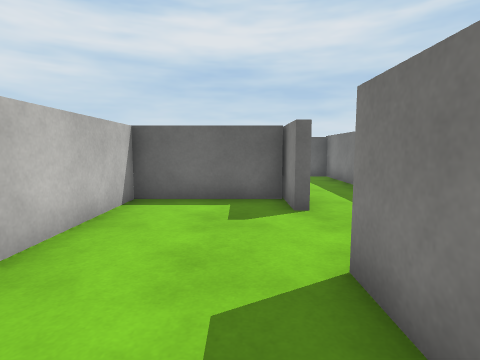
view 1 (above)

24 first-person views from a walk through a Unity game level. The camera is 1.2 m above the floor, tilts 6° down and sees 80° across. The floor is counted in squares, 1 m on a side. Each view is taken from the middle of a square. On the plan, view 1 faces up. The plan holds only what a view shows up to about 13 squares ahead; the rest is blank. Some surface patterns are stand-ins.

view 2
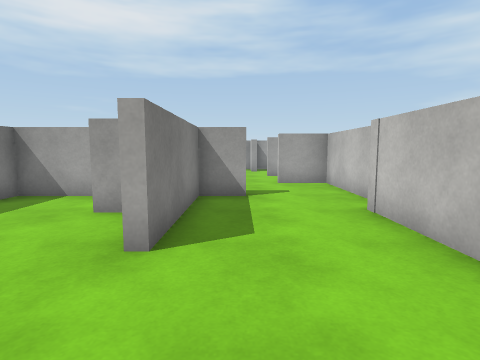

view 3
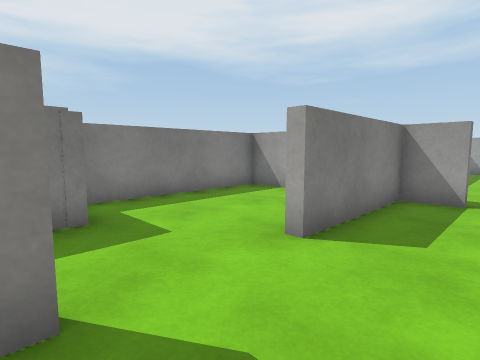

view 4
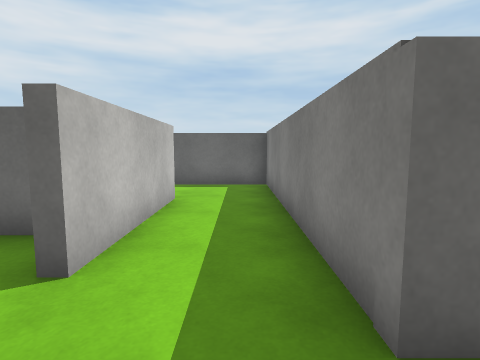

view 5
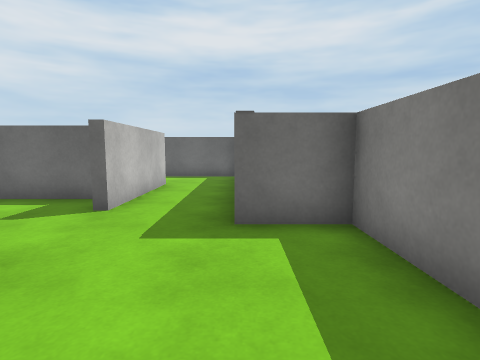

view 6
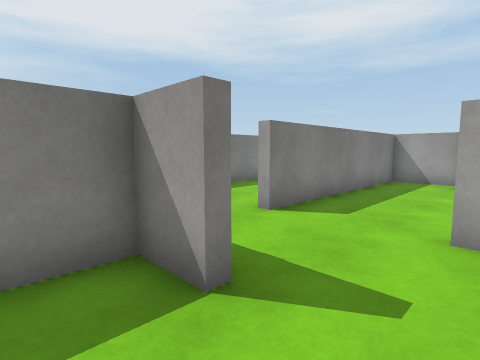

view 7
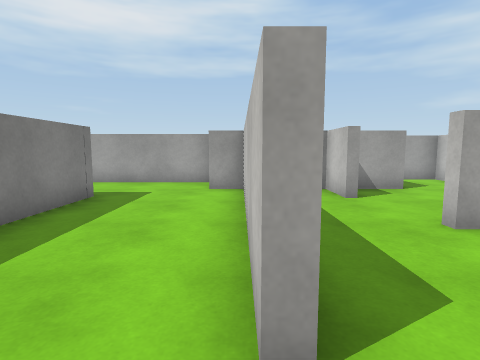

view 8
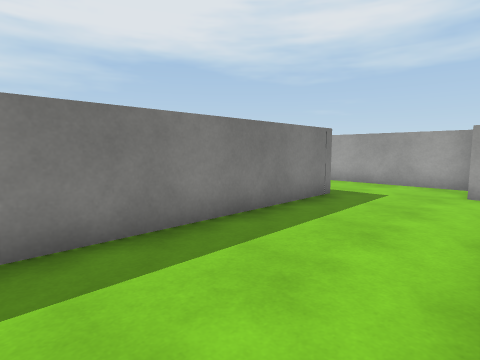

view 9
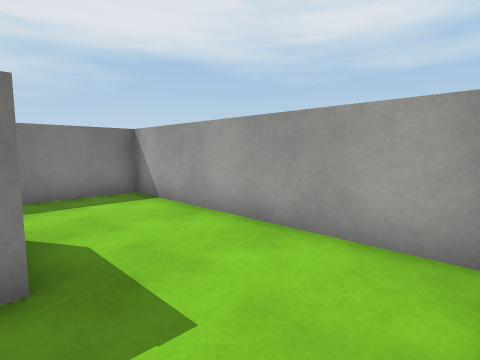

view 10
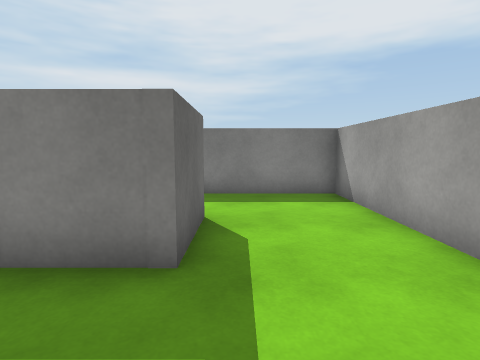

view 11
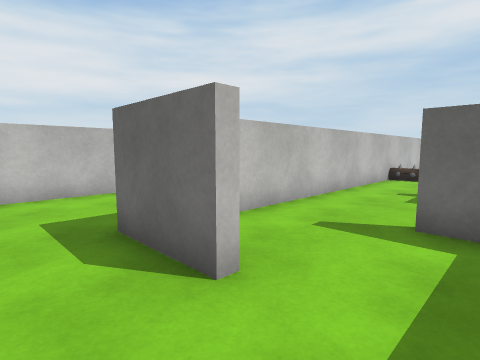

view 12
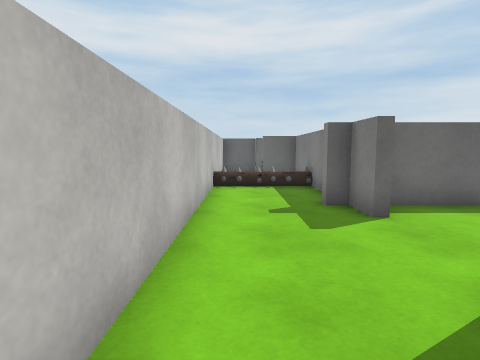

view 13
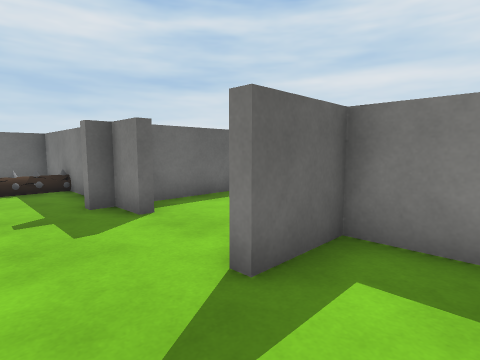

view 14
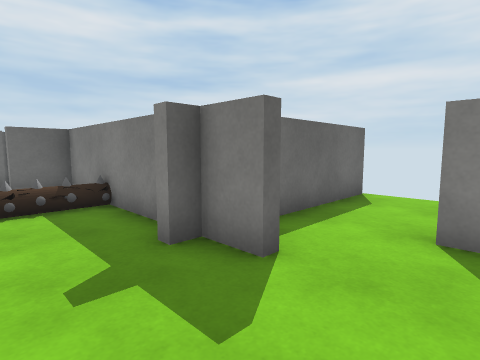

view 15
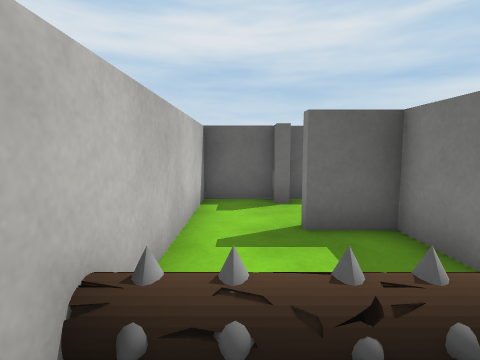

view 16
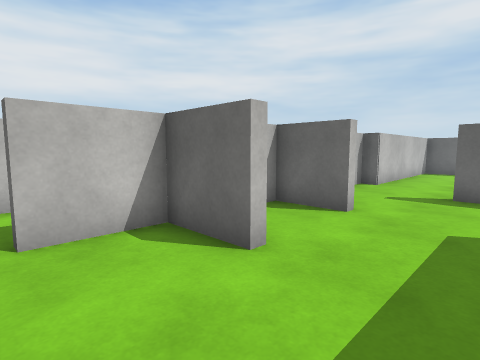

view 17
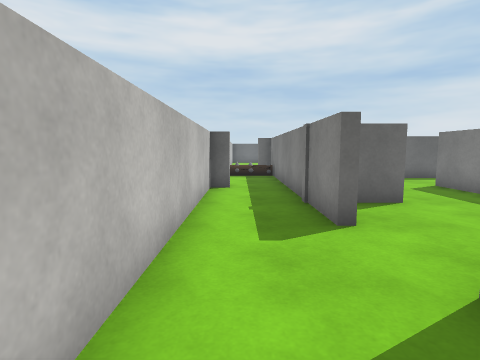

view 18
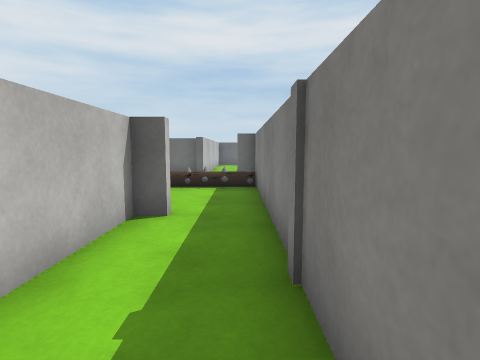

view 19
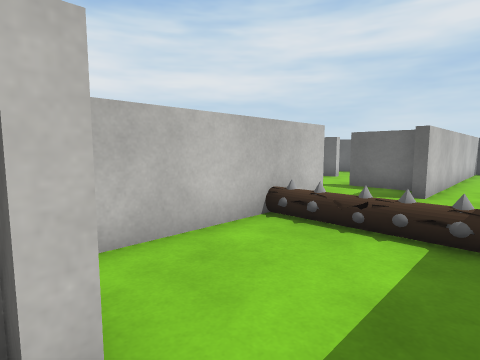

view 20
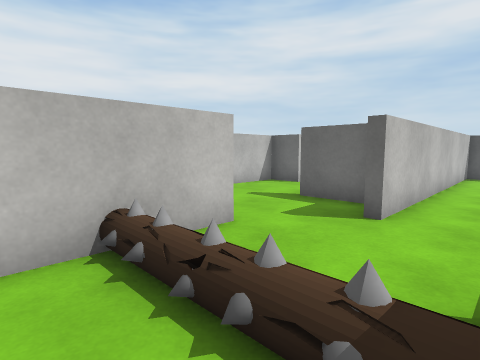

view 21
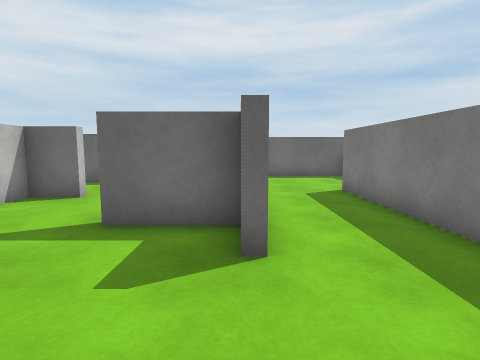

view 22
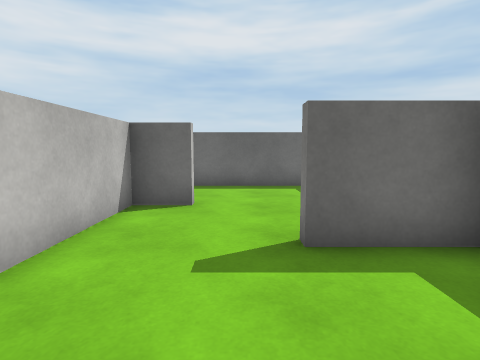

view 23
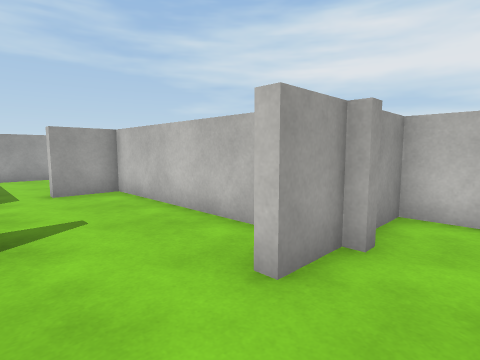

view 24
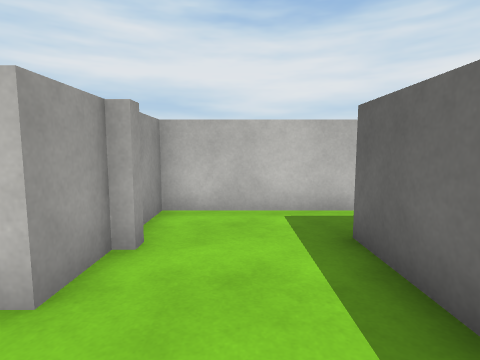

### Floor plan
Points are (right, up) in squares from view 1. A wall is a line through its corners. A room is listed if a view was taken in it or the views show most of it. See-through windows are left out.
Room 1 (views 1, 2, 3, 4, 5, 6)
walls: (2.2, 0.7) (2.9, 0.7); (1.1, 6.9) (-2.6, 6.9) (-2.6, 0.3); (-0.2, -1.4) (1.1, -1.4) (1.1, 2.7) (1.5, 2.7); (-3.1, 0.3) (-3.1, -4.4) (-1.3, -4.4); (3.8, -1.4) (5.8, -1.4) (5.8, 4.5) (3.9, 4.5) (3.9, 12.9) (1.5, 12.9); (1.4, 10.1) (1.4, 5.6) (1.1, 5.6) (1.1, 7.4)
ways out: opening at (-0.5, -3.5) to room 2; opening at (1, 11.5)
Room 2 (views 7, 8, 16)
walls: (-1.8, -7.2) (-1.3, -7.2) (-1.3, -7.5) (-3.1, -7.5) (-3.1, -9.6); (-1.3, -4.4) (-1.3, -4.6) (-3.2, -4.6); (-0.7, -10) (-0.7, -11.8) (1.6, -11.8) (1.6, -4.4) (1.9, -4.4); (0.4, -1.7) (-0.2, -1.7); (-3.1, -11.8) (-1.6, -11.8)
ways out: opening at (-0.5, -3.5) to room 1; opening at (2, -3.5) to room 3; opening at (-3, -10.5) to room 6
Room 3 (views 9, 10, 11)
walls: (8.1, -10.4) (5.8, -10.4) (5.8, -3.2); (1.9, -11.8) (3, -11.8); (3.1, -13.6) (10.8, -13.6) (10.8, -9.4); (1.9, -4.4) (1.9, -11.4); (3.5, -1.7) (2, -1.7)
ways out: opening at (2, -3.5) to room 2; opening at (9.5, -10) to room 4
Room 4 (views 12, 13)
walls: (6.1, -6.6) (6.1, -8.1); (10.8, -9.4) (10.8, -7.2) (8.9, -7.2)
ways out: opening at (9.5, -10) to room 3; opening at (7.5, -7) to room 5
Room 5 (views 14, 15)
walls: (9.4, -1.8) (9.4, 3.2) (7.9, 3.2); (8.9, -2.9) (8.9, -2.5); (9.8, -4) (9.4, -4) (9.4, -2.9); (11.3, -5.8) (11.3, -5.2); (7.8, 5.4) (7.8, 6) (6.1, 6) (6.1, -6.6); (8.6, 6) (8.1, 6)
ways out: opening at (7.5, -7) to room 4; opening at (8.5, 4.5)
Room 6 (views 17, 18, 19, 20, 21)
walls: (-3.4, 0.3) (-4.1, 0.3); (-5.2, -4.9) (-5.9, -4.9) (-5.9, -14.6) (-4.6, -14.6); (-7.4, 1.4) (-7.4, -4); (-2.9, 3.5) (-2.9, 8.6); (-5.9, 4.5) (-8.2, 4.5); (-3.4, -9.6) (-3.4, -0.1); (-11.3, 4.5) (-11.3, 0.7) (-9.7, 0.7); (-5.7, 9.4) (-5.7, 3)
ways out: opening at (-3, -10.5) to room 2; opening at (-9, 1) to room 7; opening at (-9.5, 5) to room 8; opening at (-4.5, 8.5)
objects: other object (-7, -1)
Room 7 (view 22)
walls: (-10.8, -4.4) (-9.1, -4.4); (-9.7, 0.7) (-9.7, 0.2)
ways out: opening at (-9, 1) to room 6
Room 8 (views 23, 24)
walls: (-10, 7.2) (-11.3, 7.2) (-11.3, 4.5); (-11.4, 7.5) (-10, 7.5); (-11.8, 7.7) (-11.2, 7.7); (-6.9, 10.6) (-11.9, 10.6); (-13.6, 11.4) (-13.6, 7.5) (-12.4, 7.5)
ways out: opening at (-9.5, 5) to room 6

Positions as (right, up) in squares from view 1, and headings:
1: (0, 0), facing up
2: (0, 6), facing down
3: (-1, 6), facing down-right
4: (3, 3), facing up
5: (4, 0), facing up
6: (-2, 0), facing down-right
7: (2, -3), facing down
8: (2, -3), facing down-right
9: (3, -10), facing down-right
10: (3, -11), facing right
11: (10, -12), facing up-left
12: (7, -9), facing up
13: (7, -9), facing up-right
14: (7, -6), facing up-right
15: (7, -1), facing up
16: (1, -10), facing up-left
17: (-5, -14), facing up
18: (-4, -10), facing up
19: (-4, -5), facing up-left
20: (-4, -2), facing up-left
21: (-6, 0), facing up
22: (-9, 1), facing up
23: (-8, 9), facing down-left
24: (-8, 9), facing left
